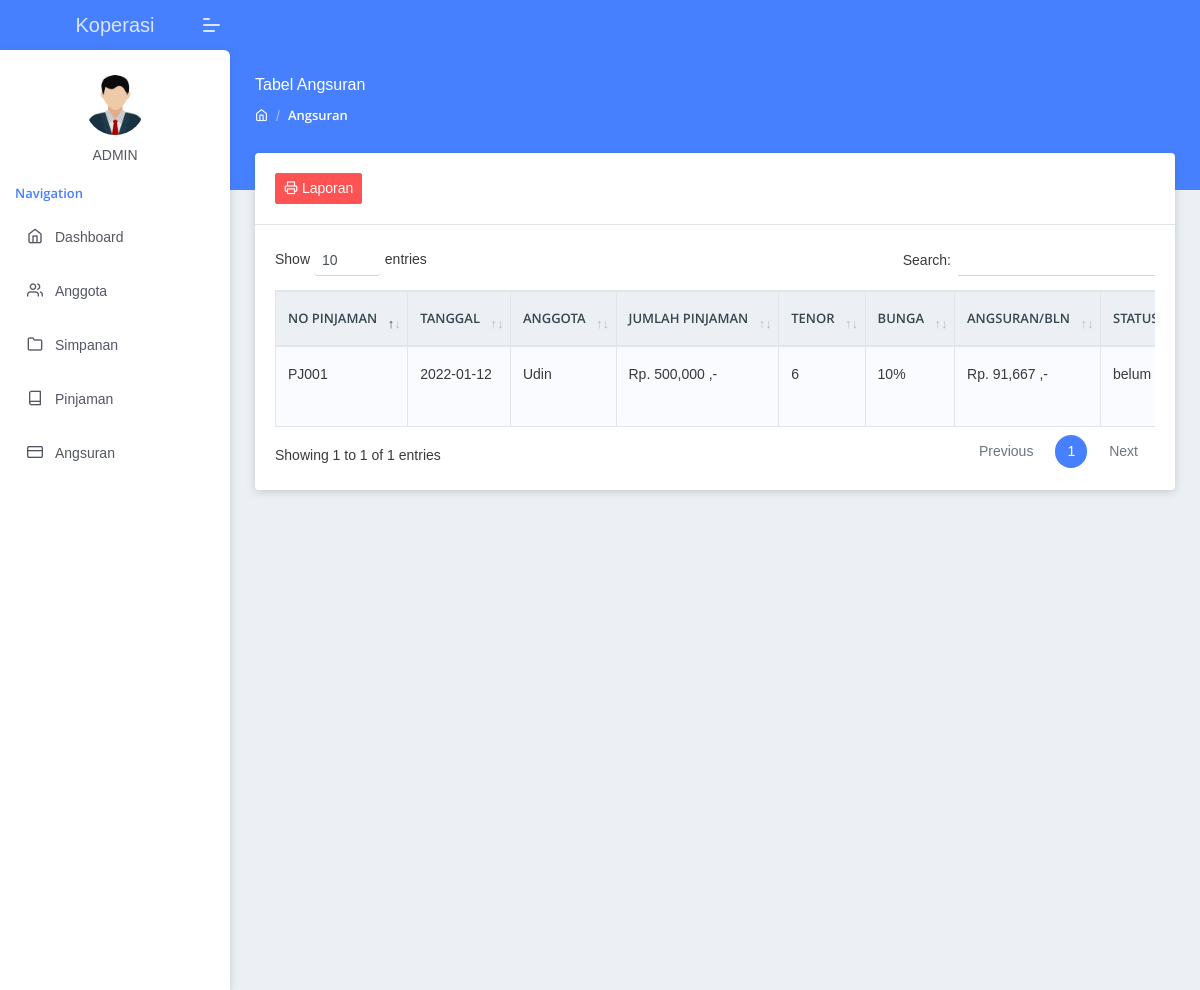
/index.php?page=angsuran (signed in), run on the app's committed database.
### tables this page shows
CREATE TABLE `pinjaman` (
  `no_pinjaman` varchar(20) NOT NULL,
  `tanggal_pinjaman` date NOT NULL,
  `nama_anggota` varchar(50) NOT NULL,
  `jumlah_pinjaman` int(20) NOT NULL,
  `tenor` varchar(10) NOT NULL,
  `bunga` varchar(10) NOT NULL,
  `jumlah_angsuran` int(20) NOT NULL,
  `status` varchar(20) NOT NULL DEFAULT 'belum lunas'
);

### page/angsuran/angsuran.php (the view, shortened to what this page needs)
<section class="pcoded-main-container">
    <div class="pcoded-content">
        <div class="page-header">
            <div class="page-block">
                <div class="row align-items-center">
                    <div class="col-md-12">
                        <div class="page-header-title">
                            <h5 class="m-b-10">Tabel Angsuran</h5>
                        </div>
                        <ul class="breadcrumb">
                            <li class="breadcrumb-item"><a href="index.html"><i class="feather icon-home"></i></a></li>
                            <li class="breadcrumb-item"><a href="#!">Angsuran</a></li>
                        </ul>
                    </div>
                </div>
            </div>
        </div>
        <div class="row">
            <div class="col-sm-12">
                <div class="card">
                    <div class="card-header">
                        <div class="row">
                            <div class="col-md-9">
                                <button class="btn btn-danger btn-sm btn-round has-ripple" data-toggle="modal" data-target="#modal-report">
                                    <i class="feather icon-printer"></i> Laporan<span class="ripple ripple-animate"></span>
                                </button>
                            </div>
                        </div>
                    </div>
                    <div class="card-body">
                        <div class="dt-responsive table-responsive">
                            <table id="simpletable" class="table table-striped table-bordered nowrap">
                                <thead>
                                    <tr>
                                        <th>No Pinjaman</th>
                                        <th>Tanggal</th>
                                        <th>Anggota</th>
                                        <th>Jumlah Pinjaman</th>
                                        <th>Tenor</th>
                                        <th>Bunga</th>
                                        <th>Angsuran/bln</th>
                                        <th>Status</th>
                                    </tr>
                                </thead>
                                <tbody>
                                    <?php
                                    $sql = "SELECT * FROM pinjaman";
                                    $query = mysqli_query($koneksi, $sql);
                                    while ($row = mysqli_fetch_array($query)){
                                    ?>
                                    <tr>
                                        <td><?php echo $row['no_pinjaman'];?></td>
                                        <td><?php echo $row['tanggal_pinjaman']; ?></td>
                                        <td><?php echo $row['nama_anggota']; ?></td>
                                        <td><?php echo "Rp. ".number_format($row['jumlah_pinjaman'])." ,-"; ?></td>
                                        <td><?php echo $row['tenor']; ?></td>
                                        <td><?php echo $row['bunga']; ?></td>
                                        <td><?php echo "Rp. ".number_format($row['jumlah_angsuran'])." ,-"; ?></td>
                                        <td><?php echo $row['status']; ?></td>
                                    </tr>
                                    <?php
                                    }
                                    ?>
                                </tbody>
                            </table>
                        </div>
                    </div>
                </div>
            </div>
        </div>
    </div>
</section>

### data on the page
pinjaman: no_pinjaman "PJ001", tanggal_pinjaman "2022-01-12", nama_anggota "Udin", jumlah_pinjaman "500,000", tenor "6", bunga "10%", jumlah_angsuran "91,667", status "belum…"
